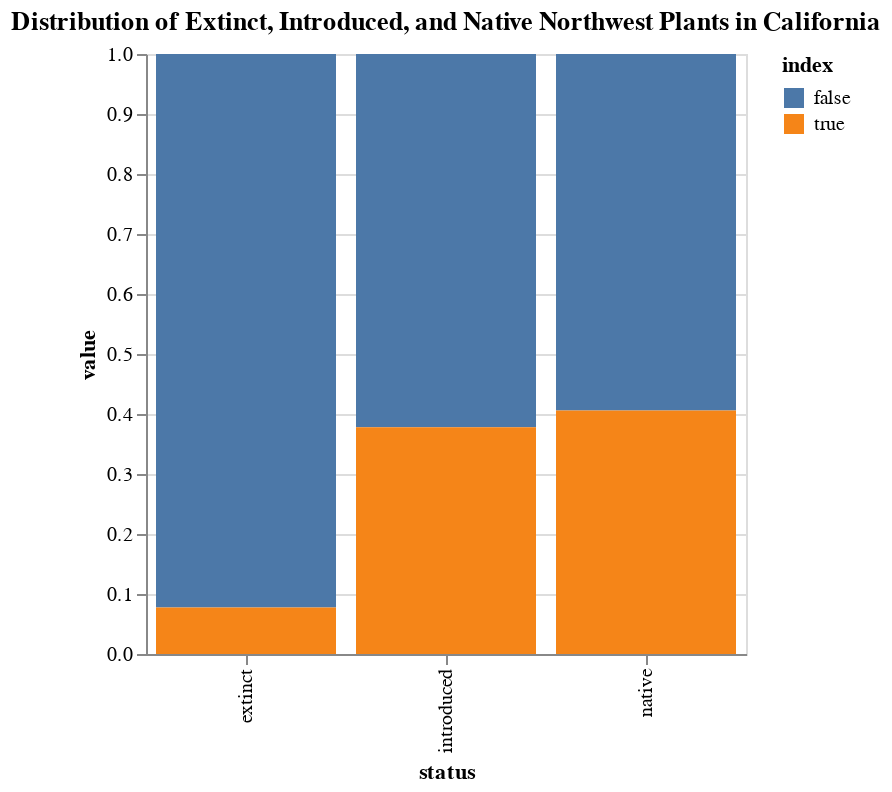

Notebook cell for this chart:
### Code cell
alt.Chart(cal_dist).mark_bar().encode(
    x = 'status',
    y = 'value',
    color = 'index'
).properties(
    width=300,
    height=300
).properties(
    title='Distribution of Extinct, Introduced, and Native Northwest Plants in California'
)

### Figure 1 — Vega-Lite specification as saved in the notebook (floating-point values rounded to 4 significant figures)
{"config": {"view": {"continuousWidth": 400, "continuousHeight": 300}}, "data": {"name": "data-62756cf1af87b874a0e2effae82be3d7"}, "mark": "bar", "encoding": {"color": {"type": "nominal", "field": "index"}, "x": {"type": "nominal", "field": "status"}, "y": {"type": "quantitative", "field": "value"}}, "height": 300, "title": "Distribution of Extinct, Introduced, and Native Northwest Plants in California", "width": 300, "$schema": "https://vega.github.io/schema/vega-lite/v4.8.1.json", "datasets": {"data-62756cf1af87b874a0e2effae82be3d7": [{"level_0": 0, "index": false, "main_species.distribution.native": 0.594, "status": "native", "value": 0.594, "main_species.distribution.extinct": null, "main_species.distribution.introduced": null}, {"level_0": 1, "index": true, "main_species.distribution.native": 0.406, "status": "native", "value": 0.406, "main_species.distribution.extinct": null, "main_species.distribution.introduced": null}, {"level_0": 0, "index": false, "main_species.distribution.native": null, "status": "extinct", "value": 0.9224, "main_species.distribution.extinct": 0.9224, "main_species.distribution.introduced": null}, {"level_0": 1, "index": true, "main_species.distribution.native": null, "status": "extinct", "value": 0.07759, "main_species.distribution.extinct": 0.07759, "main_species.distribution.introduced": null}, {"level_0": 0, "index": false, "main_species.distribution.native": null, "status": "introduced", "value": 0.6221, "main_species.distribution.extinct": null, "main_species.distribution.introduced": 0.6221}, {"level_0": 1, "index": true, "main_species.distribution.native": null, "status": "introduced", "value": 0.3779, "main_species.distribution.extinct": null, "main_species.distribution.introduced": 0.3779}]}}
